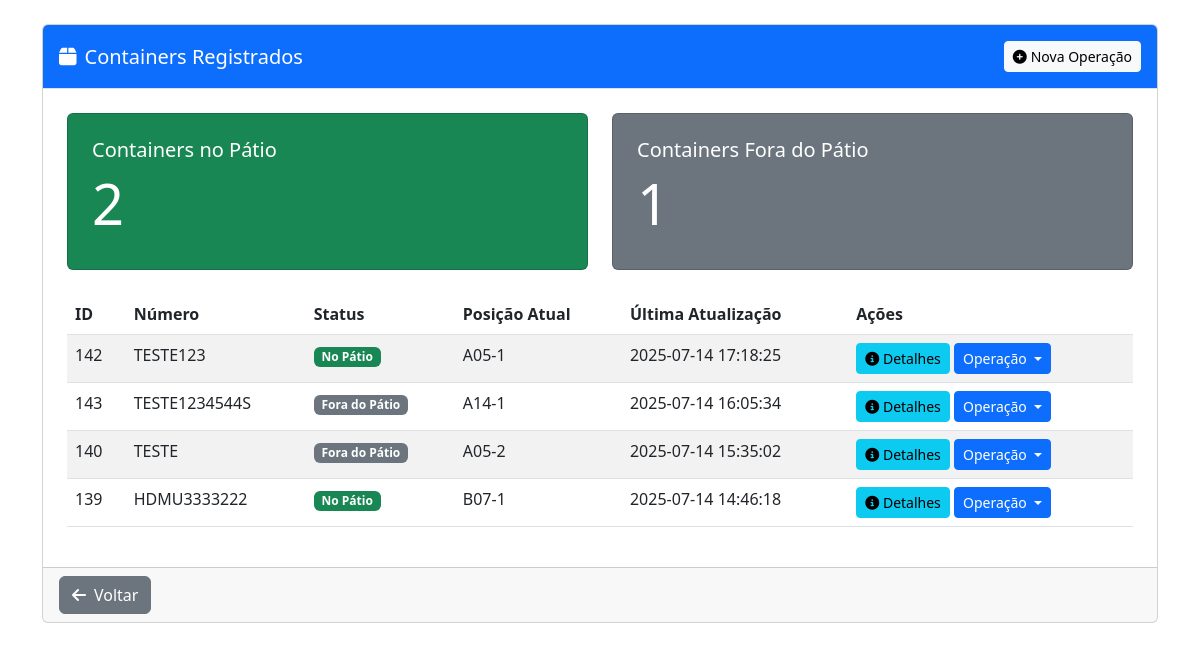
Page /operacoes/containers (signed in) on the committed database.
### tables this page shows
CREATE TABLE containers (
        id INTEGER PRIMARY KEY AUTOINCREMENT,
        numero TEXT UNIQUE NOT NULL,
        status TEXT NOT NULL DEFAULT 'no patio',
        posicao_atual TEXT,
        data_criacao TEXT NOT NULL,
        ultima_atualizacao TEXT NOT NULL
    , unidade TEXT DEFAULT 'principal', tipo_container TEXT, tamanho TEXT, capacidade TEXT, tara TEXT, armador TEXT, booking TEXT);

### routes/operacoes.py (the view)
@operacoes_bp.route('/containers')
@login_required
def listar_containers():
    try:
        db = get_db()
        cursor = db.cursor()
        username = session.get('username')
        cursor.execute('SELECT unidade FROM usuarios WHERE username = ?', (username,))
        user_data = cursor.fetchone()
        if not user_data:
            flash('Erro: Usuário não encontrado ou sem unidade definida', 'danger')
            return redirect(url_for('operacoes.index'))
        unidade_usuario = user_data[0]
        cursor.execute('''
            SELECT * FROM containers
            WHERE unidade = ?
            ORDER BY ultima_atualizacao DESC
        ''', (unidade_usuario,))
        containers = cursor.fetchall()
        return render_template('operacoes/listar_containers.html', containers=containers)
    except Exception as e:
        logger.error(f"Erro ao listar containers: {e}")
        flash(f'Erro ao listar containers: {str(e)}', 'danger')
        return redirect(url_for('operacoes.index'))

### auth/routes.py (called while the page is built)
def login_required(f):
    @wraps(f)
    def decorated_function(*args, **kwargs):
        if 'username' not in session:
            flash('Você precisa fazer login para acessar esta página', 'danger')
            return redirect(url_for('auth.login'))
        return f(*args, **kwargs)
    return decorated_function

### db.py (called while the page is built)
def get_db():
    if 'db' not in g:
        try:
            g.db = sqlite3.connect(
                current_app.config['DATABASE'],
                detect_types=sqlite3.PARSE_DECLTYPES,
                timeout=30.0,  # 30 segundos de timeout
                isolation_level=None  # Autocommit mode
            )
            g.db.execute('PRAGMA busy_timeout = 10000;')  # 10 segundos
            g.db.row_factory = sqlite3.Row
            logger.debug("Nova conexão com o banco de dados estabelecida")
        except sqlite3.Error as e:
            logger.error(f"Erro ao conectar ao banco de dados: {e}")
            raise
    return g.db

### utils/permissions.py (called while the page is built)
def get_user_role():
    return session.get('role', None)

def has_role(required_role):
    user_role = get_user_role()
    if not user_role or user_role not in ROLES:
        return False
    return ROLES[user_role] >= ROLES[required_role]

### templates/operacoes/listar_containers.html (shortened to what this page needs)
{% extends "base.html" %}
{% block content %}
<div class="container py-4">
    <div class="row">
        <div class="col-md-12 mb-4">
            <div class="card">
                <div class="card-header bg-primary text-white">
                    <div class="d-flex justify-content-between align-items-center">
                        <h5 class="card-title mb-0">
                            <i class="fas fa-box me-2"></i>Containers Registrados
                        </h5>
                        <a href="{{ url_for('operacoes.nova_operacao') }}" class="btn btn-sm btn-light">
                            <i class="fas fa-plus-circle me-1"></i>Nova Operação
                        </a>
                    </div>
                </div>
                <div class="card-body">
                    <div class="row mb-4">
                        <div class="col-md-6">
                            <div class="card bg-success text-white">
                                <div class="card-body">
                                    <h5 class="card-title">Containers no Pátio</h5>
                                    <h2 class="display-4">
                                        {{ containers|selectattr('status', 'equalto', 'no patio')|list|length }}
                                    </h2>
                                </div>
                            </div>
                        </div>
                        <div class="col-md-6">
                            <div class="card bg-secondary text-white">
                                <div class="card-body">
                                    <h5 class="card-title">Containers Fora do Pátio</h5>
                                    <h2 class="display-4">
                                        {{ containers|selectattr('status', 'equalto', 'fora do patio')|list|length }}
                                    </h2>
                                </div>
                            </div>
                        </div>
                    </div>
                    <div class="table-responsive">
                        <table class="table table-striped table-hover" id="tabelaContainers">
                            <thead>
                                <tr>
                                    <th>ID</th>
                                    <th>Número</th>
                                    <th>Status</th>
                                    <th>Posição Atual</th>
                                    <th>Última Atualização</th>
                                    <th>Ações</th>
                                </tr>
                            </thead>
                            <tbody>
                                {% for container in containers %}
                                <tr>
                                    <td>{{ container.id }}</td>
                                    <td>{{ container.numero }}</td>
                                    <td>
                                        {% if container.status == 'no patio' %}
                                        <span class="badge bg-success">No Pátio</span>
                                        {% else %}
                                        <span class="badge bg-secondary">Fora do Pátio</span>
                                        {% endif %}
                                    </td>
                                    <td>{{ container.posicao_atual or '-' }}</td>
                                    <td>{{ container.ultima_atualizacao }}</td>
                                    <td>
                                        <a href="{{ url_for('operacoes.detalhe_container', container_id=container.id) }}" class="btn btn-sm btn-info">
                                            <i class="fas fa-info-circle"></i> Detalhes
                                        </a>
                                        <div class="btn-group">
                                            <button type="button" class="btn btn-sm btn-primary dropdown-toggle" data-bs-toggle="dropdown" aria-expanded="false">
                                                Operação
                                            </button>
                                        </div>
                                    </td>
                                </tr>
                                {% endfor %}
                            </tbody>
                        </table>
                    </div>
                </div>
                <div class="card-footer">
                    <a href="{{ url_for('operacoes.index') }}" class="btn btn-secondary">
                        <i class="fas fa-arrow-left me-2"></i>Voltar
                    </a>
                </div>
            </div>
        </div>
    </div>
</div>
{% endblock %}

### templates/base.html (style rules this page uses)
.card-header { background-color: #f8f9fa; border-bottom: 1px solid #dee2e6; padding: 1rem; }
.card-body { padding: 1.5rem; }

### rows in the picture
containers: id "142", numero "TESTE123", status "No Pátio", posicao_atual "A05-1", ultima_atualizacao "2025-07-14 17:18:25"
containers: id "143", numero "TESTE1234544S", status "Fora do Pátio", posicao_atual "A14-1", ultima_atualizacao "2025-07-14 16:05:34"
containers: id "140", numero "TESTE", status "Fora do Pátio", posicao_atual "A05-2", ultima_atualizacao "2025-07-14 15:35:02"
containers: id "139", numero "HDMU3333222", status "No Pátio", posicao_atual "B07-1", ultima_atualizacao "2025-07-14 14:46:18"

### other values in the picture
{{ containers|selectattr('status', 'equalto', 'no patio')|list|length }} "2"
